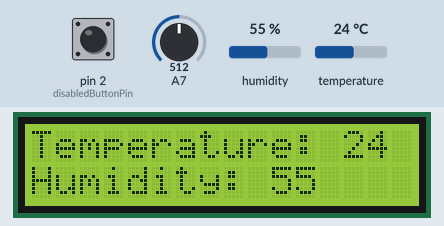
This sketch was run on a simulated Arduino Uno, built with avr-gcc and run on an emulated ATmega328P. Parts: 16×2 character LCD. The inputs (shaded band) are chosen by the test bench; at power-on: A7 = 512, pin 2 (disabledButtonPin) HIGH, humidity 55 %, temperature 24 °C. The local clock reads 2024-03-15 10:24:30 at power-on unless the sketch sets it; what the sketch prints to the serial monitor is not drawn.

Above: at 1.2 s.
1.3 s: A7 set to 105
4.3 s: A7 set to 95
5.8 s: pin 2 (disabledButtonPin) pulled LOW for 0.15 s
At 6.3 s:
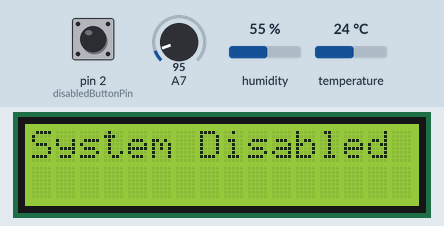
7.4 s: pin 2 (disabledButtonPin) pulled LOW for 1 s
At 7.8 s:
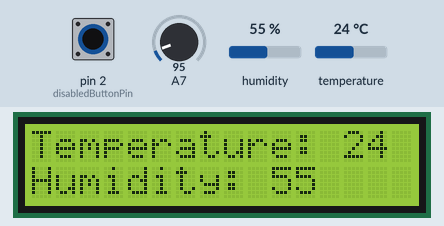
9.9 s: A7 set to 16
11.4 s: A7 set to 13
At 11.7 s:
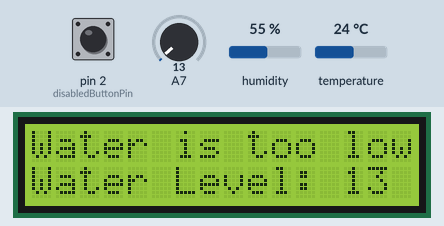
Timing chart, 0 to 14.4 s (numbered marks = the images above; inputs shaded):
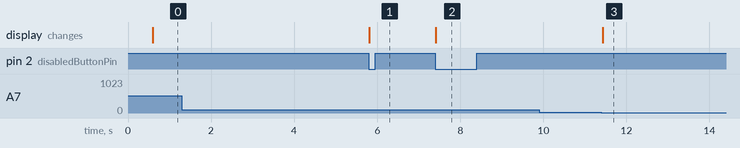

The sketch:

FinalProject.ino
```cpp
/*  Jonathan Stoll
    CPE 301 Final Project

    could not complete: vent stepper motor control
    did not attempt: fan control
*/

/*
  Pin Setups
  ----------
  LCD: digital 13, 12, 11, 10, 9, 8
  DHT11: digital 6
  Water Sensor: analog 15
  LEDs (all PB): red 0, yellow 1, green 2, blue 3
  RTC: SDA and SLC (digital 20 and 21)
  Disable Button: digital 2
  Up and down buttons: digital 3, 4
  Stepper motor: digital 42, 44, 46, 48
*/

#include <LiquidCrystal.h>
#include <DHT11.h>
#include <string.h>
#include "RTClib.h"

// buttons
volatile bool DISABLED = false;
volatile unsigned char* ddr_d  = (unsigned char*) 0x2A;
volatile unsigned char* port_d = (unsigned char*) 0x2B;
volatile unsigned char* ddr_e = (unsigned char*) 0x2C;
volatile unsigned char* port_e = (unsigned char*) 0x2D;
volatile unsigned char* ddr_g = (unsigned char*) 0x2E;
volatile unsigned char* port_g = (unsigned char*) 0x2F;
int disabledButtonPin = 2; // pd
int upbutton = 5; // pe
int downbutton = 5; // pg

// LCD pins <--> Arduino pins
const int RS = 13, EN = 12, D4 = 11, D5 = 10, D6 = 9, D7 = 8;
LiquidCrystal lcd(RS, EN, D4, D5, D6, D7);

// DHT11 temp & humidity sensor
DHT11 dht11(6);
bool firstReading;
int TemperatureReading, HumidityReading;

// Real Time Clock
RTC_DS1307 rtc;
DateTime timeForNextReading;

// Stepper Motor (all PL)
volatile unsigned char* ddr_l  = (unsigned char*) 0xA0;
volatile unsigned char* port_l = (unsigned char*) 0xA1;
volatile unsigned char* pin_e = (unsigned char*) 0x2C;
volatile unsigned char* pin_g = (unsigned char*) 0x2E;
const int stepperpin1 = 7;
const int stepperpin2 = 5;
const int stepperpin3 = 3;
const int stepperpin4 = 1;
const uint8_t stepperSequence[4] = {
  0b0001, // pin1
  0b0010, // pin2
  0b0100, // pin3
  0b1000  // pin4
};
int stepIndex = 0;

// LEDs (all PB ports)
unsigned char* ddr_b = (unsigned char*) 0x24;
unsigned char* port_b = (unsigned char*) 0x25;
int redPin = 0;
int yellowPin = 1;
int greenPin = 2;
int bluePin = 3;

// UART
volatile unsigned char *myUCSR0A = (unsigned char *)0x00C0;
volatile unsigned char *myUCSR0B = (unsigned char *)0x00C1;
volatile unsigned char *myUCSR0C = (unsigned char *)0x00C2;
volatile unsigned int  *myUBRR0  = (unsigned int *) 0x00C4;
volatile unsigned char *myUDR0   = (unsigned char *)0x00C6;

// Water Sensor and ADC
#define RDA 0x80
#define TBE 0x20
volatile unsigned char* my_ADMUX = (unsigned char*) 0x7C;
volatile unsigned char* my_ADCSRB = (unsigned char*) 0x7B;
volatile unsigned char* my_ADCSRA = (unsigned char*) 0x7A;
volatile unsigned int*  my_ADC_DATA = (unsigned int*) 0x78;
int WaterLevelReading;


void setup() {
  // setup the UART
  U0init(9600);

  // setup the ADC
  adc_init();

  // setup the DHT11 and water sensor
  firstReading = true;
  TemperatureReading = 0;
  HumidityReading = 0;
  WaterLevelReading = 0;

  // setup the LCD
  lcd.begin(16, 2); // cols, rows
  lcd.clear();

  // setup output pins
  *ddr_b |= (1 << redPin);
  *ddr_b |= (1 << yellowPin);
  *ddr_b |= (1 << greenPin);
  *ddr_b |= (1 << bluePin);
  *ddr_l |= (1 << stepperpin1);
  *ddr_l |= (1 << stepperpin2);
  *ddr_l |= (1 << stepperpin3);
  *ddr_l |= (1 << stepperpin4);

  // setup input pins
  *ddr_d &= ~(1 << disabledButtonPin);
  *ddr_e &= ~(1 << upbutton);
  *ddr_g &= ~(1 << downbutton);

  // set all LEDs to off by default
  setBlue(0);
  setGreen(0);
  setYellow(0);
  setRed(0);

  // setup RTC
  if (!rtc.begin()) {
    U0print("RTC FAIL\n");
  }
  if (!rtc.isrunning()) {
      rtc.adjust(DateTime(F(__DATE__), F(__TIME__)));
  }

  // Setup enable/disable ISR
  attachInterrupt(digitalPinToInterrupt(2), toggleDisabled, FALLING);
}

void loop() {
  char state = ' ';
  static int dht11Result = 0;

  static unsigned long lastButton = 0;
  unsigned long now = millis();
  if(now - lastButton > 200) {
    if (isUpPressed()) {
      stepStepper(true);
      lastButton = now;
    }
    else if (isDownPressed()) {
      stepStepper(false);
      lastButton = now;
    }
  }


  // for convienience, print state of the system every second
  static unsigned long lastSerialTime = 0;
  if (now - lastSerialTime >= 1000) {  // 1000 ms = 1 second
    lastSerialTime = now;
    WaterLevelReading = adc_read(15);
    printStatusToSerial(WaterLevelReading);
  }

  if (DISABLED) {
    fanMotor(false);

    setBlue(0);
    setGreen(0);
    setYellow(1);
    setRed(0);

    lcd.setCursor(0, 0);
    lcd.print("System Disabled ");
    lcd.setCursor(0, 1);
    lcd.print("                ");
  }
  else {
    WaterLevelReading = adc_read(15);

    // Check water level
    if (WaterLevelReading < 15) {
      lcd.clear();
      lcd.setCursor(0, 0);
      lcd.print("Water is too low");
      lcd.setCursor(0, 1);
      lcd.print("Water Level: "); lcd.print(WaterLevelReading);
      state = 'E';
    }
    else {
      // Read DHT11 if time
      if (rtc.now() >= timeForNextReading || firstReading) {
        firstReading = false;

        int result = dht11.readTemperatureHumidity(TemperatureReading, HumidityReading);
        if (result == 0) { // success
          dht11Result = 0;
          timeForNextReading = rtc.now() + TimeSpan(0, 0, 1, 0); // 1 min from now
        }
        else {
          dht11Result = 1; // error
        }
      }

      // Update LCD
      lcd.clear();
      if (dht11Result != 0) {
        lcd.setCursor(0, 0);
        lcd.print("DHT11 error");
        state = 'E';
      }
      else {
        lcd.setCursor(0, 0);
        lcd.print("Temperature: "); lcd.print(TemperatureReading);
        lcd.setCursor(0, 1);
        lcd.print("Humidity: "); lcd.print(HumidityReading);
      }


      if (TemperatureReading >= 25) {
        state = 'R';
      }
      else {
        state = 'I';
      }
    }
  }

  // Set LEDs
  if (state == 'R') { // running
    setBlue(1);
    setGreen(0);
    setYellow(0);
    setRed(0);

    fanMotor(true);
  }
  else if (state == 'I') { // idle
    setBlue(0);
    setGreen(1);
    setYellow(0);
    setRed(0);

    fanMotor(false);
  }
  else if (state == 'E') { // error
    setBlue(0);
    setGreen(0);
    setYellow(0);
    setRed(1);

    fanMotor(false);
  }

}

void fanMotor(bool a) {
  if (a) {
    // turn on
  }
  else {
    //turn off
  }
}

void toggleDisabled() {
  static unsigned long last = 0;
  unsigned long now = millis();

  // debouncing: ignore events <200 ms apart
  if (now - last > 200) {
    DISABLED = !DISABLED;
    last = now;
  }
}

void stepStepper(bool forward) {
    if(forward){
        stepIndex = (stepIndex + 1) % 4;
    }
    else {
        stepIndex = (stepIndex + 3) % 4; // -1 modulo 4
    }
    uint8_t step = stepperSequence[stepIndex];
    // Set stepper pins
    if(step & 0b0001) *port_l |= (1 << stepperpin1); else *port_l &= ~(1 << stepperpin1);
    if(step & 0b0010) *port_l |= (1 << stepperpin2); else *port_l &= ~(1 << stepperpin2);
    if(step & 0b0100) *port_l |= (1 << stepperpin3); else *port_l &= ~(1 << stepperpin3);
    if(step & 0b1000) *port_l |= (1 << stepperpin4); else *port_l &= ~(1 << stepperpin4);
}

bool isUpPressed() {
    return !(*pin_e & (1 << upbutton));
}

bool isDownPressed() {
    return !(*pin_g & (1 << downbutton));
}

void setBlue(int on) {
  if (on == 1)
    *port_b |= (1 << bluePin);
  else
    *port_b &= ~(1 << bluePin);
}

void setGreen(int on) {
  if (on == 1)
    *port_b |= (1 << greenPin);
  else
    *port_b &= ~(1 << greenPin);
}

void setYellow(int on) {
  if (on == 1)
    *port_b |= (1 << yellowPin); // turn LED on
  else
    *port_b &= ~(1 << yellowPin);  // turn LED off
}

void setRed(int on) {
  if (on == 1)
    *port_b |= (1 << redPin);
  else
    *port_b &= ~(1 << redPin);
}

void printStatusToSerial(int WaterLevelReading) {

  U0printInt(rtc.now().hour()); U0putchar(':'); U0printInt(rtc.now().minute()); U0putchar(':'); U0printInt(rtc.now().second());
  U0print("\nNext Reading at ");
  U0printInt(timeForNextReading.hour()); U0putchar(':'); U0printInt(timeForNextReading.minute()); U0putchar(':'); U0printInt(timeForNextReading.second());

  U0print("\nwater level: ");
  U0printInt(WaterLevelReading);
  U0print("\ntemperature: ");
  U0printInt(TemperatureReading);
  U0print("\nhumidity: ");
  U0printInt(HumidityReading);
  U0putchar('\n');
  U0putchar('\n');

}

void U0printInt(int num) {
  char buffer[10];
  sprintf(buffer, "%d", num);
  U0print(buffer);
}

void U0print(char *str) {
  while (*str != '\0') {   // loop until end of string
    U0putchar(*str);       // send each character
    str++;                 // move to next character
  }
}

void adc_init() {
  // setup the A register
  *my_ADCSRA |= 0b10000000;
  *my_ADCSRA &= 0b11011111;
  *my_ADCSRA &= 0b11110111;
  *my_ADCSRA &= 0b11111000;


  // setup the B register
  *my_ADCSRB &= 0b11110111;
  *my_ADCSRB &= 0b11111000;


  // setup the MUX Register
  *my_ADMUX &= 0b11011111;
  *my_ADMUX &= 0b11100000;
  *my_ADMUX &= 0b01111111;
  *my_ADMUX |= 0b01000000;
}

unsigned int adc_read(unsigned char adc_channel) {
  // clear the channel selection bits (MUX 4:0)
  *my_ADMUX &= 0b11100000;

  // clear the channel selection bits (MUX 5) hint: it's not in the ADMUX register
  *my_ADCSRB &= 0b11110111;

  // set the channel number
  if (adc_channel > 7) {
    *my_ADCSRB |= 0b00001000;  // Set MUX5 for channels 8-15
    adc_channel -= 8;
  }
  *my_ADMUX |= (adc_channel & 0b00000111);  // Set MUX4:0

  // set bit 6 of ADCSRA to 1 to start a conversion
  *my_ADCSRA |= 0b01000000;

  // wait for the conversion to complete
  while((*my_ADCSRA & 0x40) != 0);

  // return the result in the ADC data register and format the data based on right justification (check the lecture slide)
  unsigned int val = *my_ADC_DATA;

  return val;
}

void U0init(unsigned long U0baud) {
  unsigned long FCPU = 16000000;
  unsigned int tbaud;
  tbaud = (FCPU / 16 / U0baud - 1);
  // Same as (FCPU / (16 * U0baud)) - 1;
  *myUCSR0A = 0x20;
  *myUCSR0B = 0x18;
  *myUCSR0C = 0x06;
  *myUBRR0  = tbaud;
}

unsigned char U0kbhit() {
  return *myUCSR0A & RDA;
}

unsigned char U0getchar() {
  return *myUDR0;
}

void U0putchar(unsigned char U0pdata) {
  while((*myUCSR0A & TBE) == 0); // wait until tx buffer is empty (bit 5 of UCSR0A is HIGH)
  *myUDR0 = U0pdata;
}
```

Measured:
- the behaviour switches between 15 and 14 on A7 (found by bisection; images 2 and 3)
- after the input at 1.3 s, every drawn part: stays the same
- after the input at 4.3 s, every drawn part: stays the same
- after the input at 5.8 s, the display: changes at once (image 1)
- after the input at 7.4 s, the display: changes at once (image 2)
- after the input at 9.9 s, every drawn part: stays the same
- after the input at 11.4 s, the display: changes at once (image 3)
